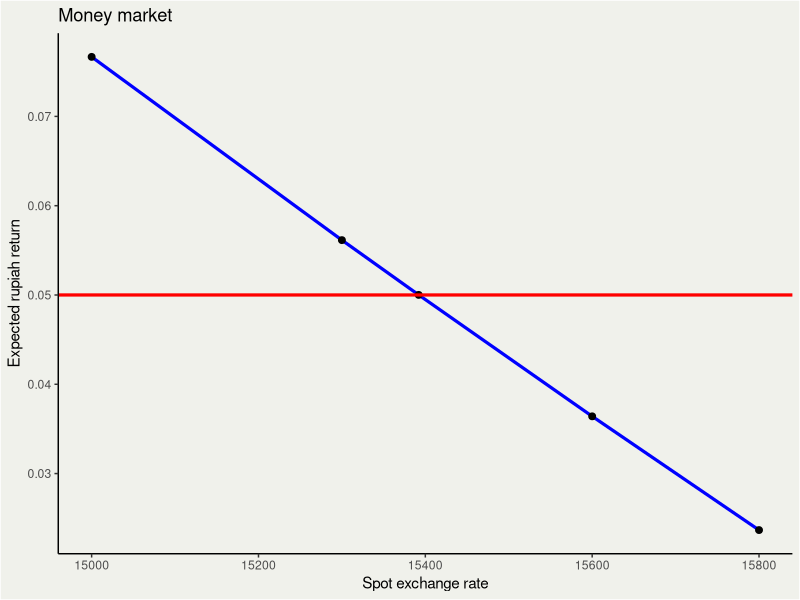
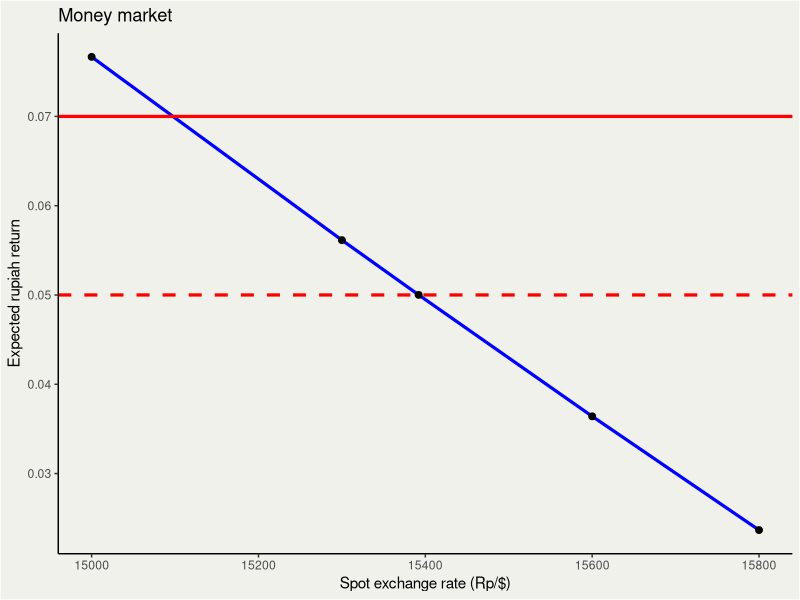
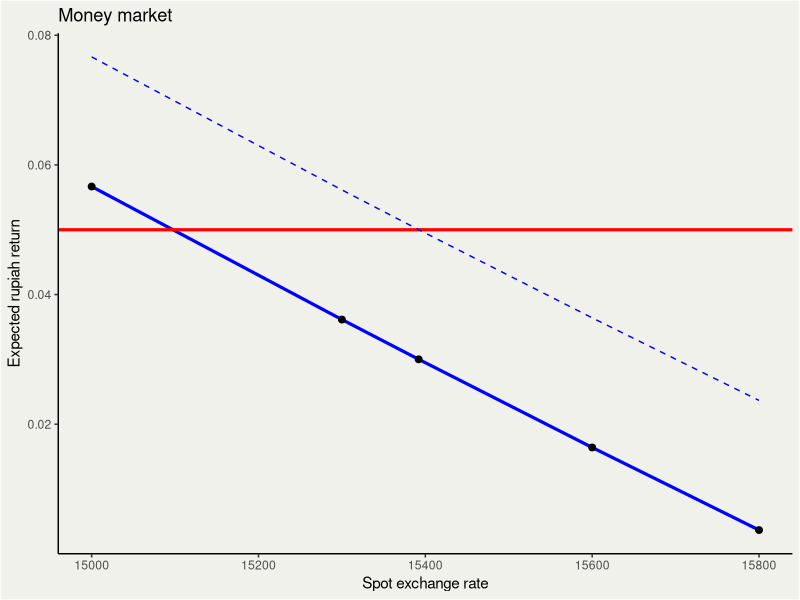
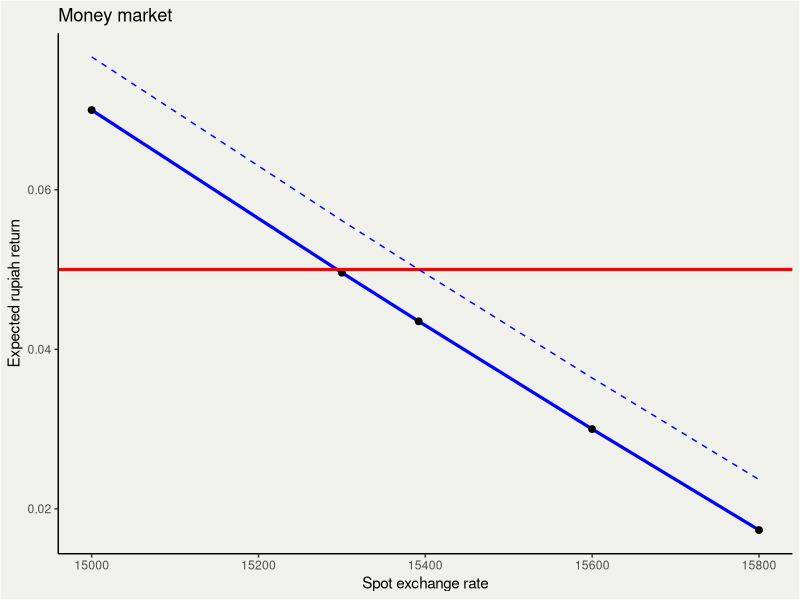
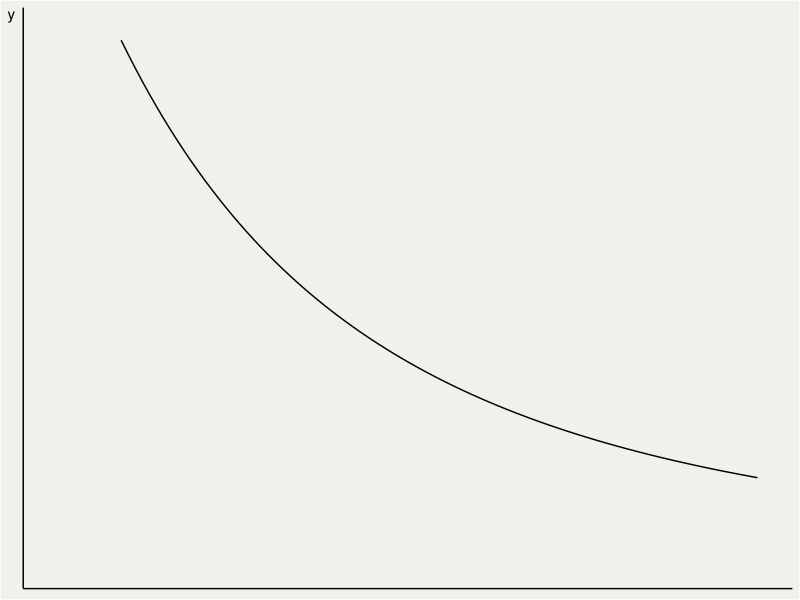

These figures' R source, in order:
## ---- chunk 1
library(tidyverse)
library(kableExtra)
graph<-function(dataset, ...) {
  dataset |>
  ggplot(aes(...))+
  theme_classic() +
  theme(panel.background = element_rect(fill = "#f0f1eb",
                                        colour = "#f0f1eb"),
        
        plot.background = element_rect(fill = "#f0f1eb"),
        legend.key = element_rect(fill = "#f0f1eb",linetype = "blank"),
        legend.background = element_rect(fill="#f0f1eb"))
}

graph2<-theme_classic() +
  theme(panel.background = element_rect(fill = "#f0f1eb",
                                        colour = "#f0f1eb"),
        
        plot.background = element_rect(fill = "#f0f1eb"),
        legend.key = element_rect(fill = "#f0f1eb",linetype = "blank"),
        legend.background = element_rect(fill="#f0f1eb"),
        axis.title.x = element_text(hjust=1),
        axis.title.y = element_text(angle=0,hjust=1,vjust=1),
        panel.grid=element_blank(),
        axis.text.x=element_blank(),
        axis.text.y=element_blank(),
        axis.ticks.x=element_blank(),
        axis.ticks.y=element_blank(),
        legend.position=c(1,1),
        legend.justification = c(1,1),
        legend.spacing=unit(0,"cm"),
        legend.margin=margin(0,0,0,0))
## ---- chunk 2

dat<-tibble(
  iRp=rep(0.05,5),
  iD=rep(0.03,5),
  spot=c(15000,15300,15392,15600,15800),
  e=rep(15700,5)
  
)

dat$ee<-(dat$e-dat$spot)/dat$spot
dat$fore<-dat$ee+dat$iD

kbl(dat)|>
  kable_styling("striped", full_width = F,position = "center")|>
  row_spec(3, bold = T, color = "white", background = "blue")
## ---- chunk 3
graph(dat)+geom_line(aes(x=spot,y=fore),color="blue",linewidth=1.1)+
  geom_point(aes(x=spot,y=fore),size=2)+
  geom_hline(yintercept = 0.05,color="red",linewidth=1.1)+
  labs(title="Money market",
       x="Spot exchange rate",
       y="Expected rupiah return")
## ---- chunk 4
#| fig-width: 5
#| fig-height: 4

graph(dat)+geom_line(aes(x=spot,y=fore),color="blue",linewidth=1.1)+
  geom_point(aes(x=spot,y=fore),size=2)+
  geom_hline(yintercept = 0.05,color="red",linewidth=1.1,linetype="dashed")+
  geom_hline(yintercept = 0.07,color="red",linewidth=1.1)+
  labs(title="Money market",
       x="Spot exchange rate (Rp/$)",
       y="Expected rupiah return")
## ---- chunk 5
#| fig-width: 5
#| fig-height: 4

dat$iDD<-rep(0.01,5)
dat$e2<-rep(15600,5)

dat$ee3<-(dat$e2-dat$spot)/dat$spot
dat$fore2<-dat$ee+dat$iDD
dat$fore3<-dat$ee3+dat$iD

graph(dat)+geom_line(aes(x=spot,y=fore2),color="blue",linewidth=1.1)+
  geom_point(aes(x=spot,y=fore2),size=2)+
  geom_hline(yintercept = 0.05,color="red",linewidth=1.1)+
  geom_line(aes(x=spot,y=fore),color="blue",linetype="dashed")+
  labs(title="Money market",
       x="Spot exchange rate",
       y="Expected rupiah return")
## ---- chunk 6
#| fig-width: 5
#| fig-height: 4
dat$iDD<-rep(0.01,5)
dat$e2<-rep(15600,5)

graph(dat)+geom_line(aes(x=spot,y=fore3),color="blue",linewidth=1.1)+
  geom_point(aes(x=spot,y=fore3),size=2)+
  geom_hline(yintercept = 0.05,color="red",linewidth=1.1)+
  geom_line(aes(x=spot,y=fore),color="blue",linetype="dashed")+
  labs(title="Money market",
       x="Spot exchange rate",
       y="Expected rupiah return")
## ---- chunk 7
demand<-function(q) (q/100)^(-3)
ggplot()+stat_function(fun=demand)+
  scale_x_continuous(limits=c(25,50)) +
  scale_y_continuous(limits=c(0,50))+
  
  graph2
